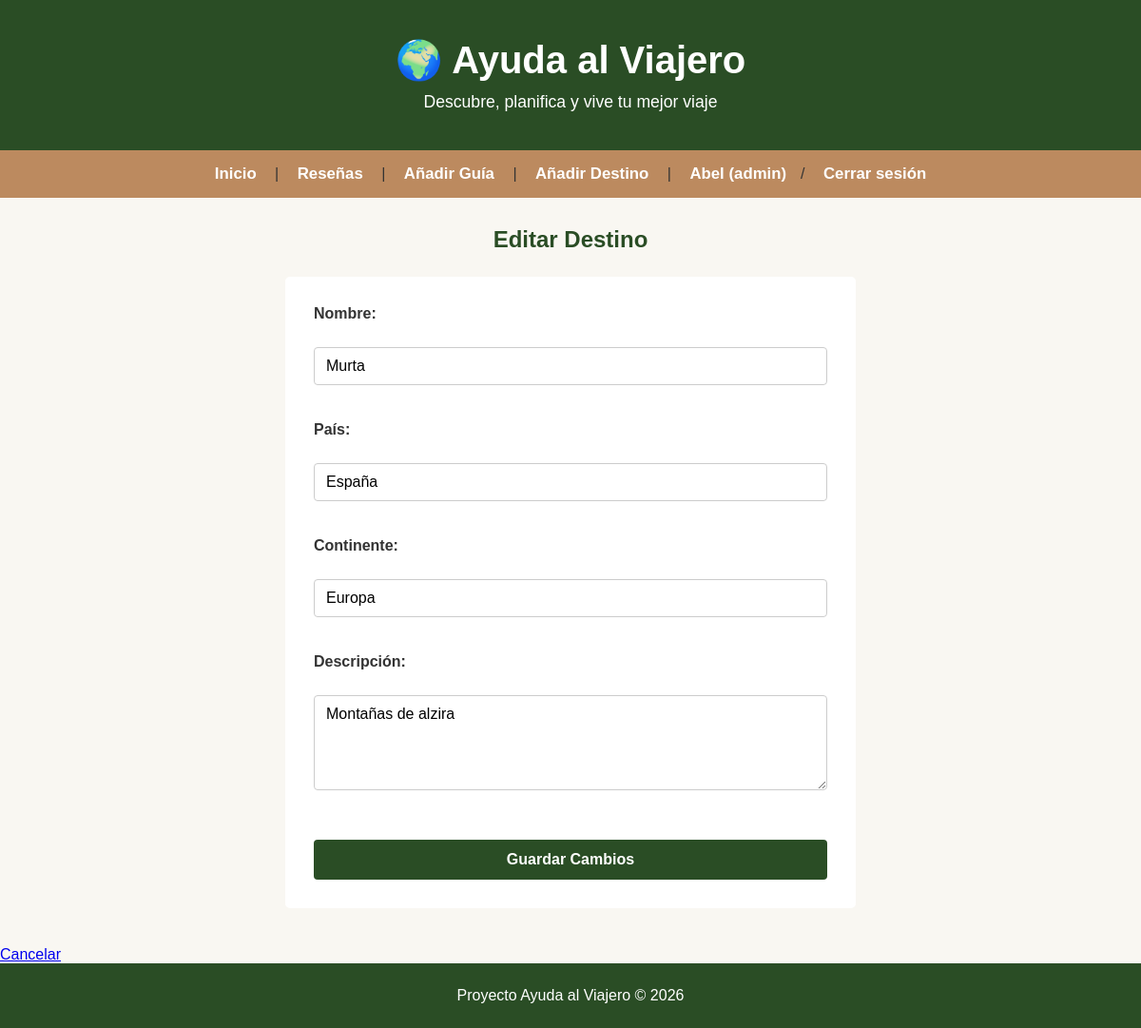
/Proyecto/index.php?accion=editarDestino&id=11 (signed in), run on the app's committed database.
### tables this page shows
CREATE TABLE `DESTINOS` (
  `Id_Destinos` int NOT NULL,
  `nombre` varchar(150) NOT NULL,
  `país` varchar(100) NOT NULL,
  `continente` varchar(100) NOT NULL,
  `descripción` text
);

### Proyecto/models/Connection.php (called while the page is built, shortened)
<?php
class Connection{
    protected $conn;
    private $archivoConf ="conf.json";
    private function enlazarConexion(){
        $confiData = file_get_contents($this->archivoConf);
        $array=json_decode($confiData, true);
        $dsn ="mysql:host=".$array['host']. ";dbname=".$array['db'];
        $this->conn = new PDO($dsn, $array["userName"], $array["password"]);
    }
    public function getConn()
    {
        return $this->conn;
    }
}

### Proyecto/models/GestorPDO.php (called while the page is built, shortened)
<?php
class GestorPDO extends Connection
{
    public function obtenerDestinoPorId($id)
    {
        $sql = "SELECT * FROM DESTINOS WHERE Id_Destinos = :id";
        $stmt = $this->getConn()->prepare($sql);
        $stmt->bindValue(':id', $id);
        $stmt->execute();
        return $stmt->fetch(PDO::FETCH_ASSOC);
    }
}

### Proyecto/views/editar_destino.php (the view, shortened to what this page needs)
<?php include __DIR__ . "/../_header.php"; ?>
<h2>Editar Destino</h2>
<form action="index.php?accion=editarDestino" method="POST">
    <label>Nombre:</label><br><input type="text" name="nombre" value="<?= $destino['nombre'] ?>" required><br><br>
    <label>País:</label><br><input type="text" name="pais" value="<?= $destino['país'] ?>" required><br><br>
    <label>Continente:</label><br><input type="text" name="continente" value="<?= $destino['continente'] ?>" required><br><br>
    <label>Descripción:</label><br><textarea name="descripcion" rows="4" required><?= $destino['descripción'] ?></textarea><br><br>
    <button type="submit">Guardar Cambios</button>
</form>
<a href="index.php">Cancelar</a>
<?php include __DIR__ . "/../_footer.php"; ?>

### Proyecto/css/estilos.css (style rules this page uses)
* { margin: 0; padding: 0; box-sizing: border-box; font-family: Arial, Helvetica, sans-serif; }
body { background-color: #F9F7F2; color: #333333; }
h2 { text-align: center; margin-top: 30px; margin-bottom: 15px; color: #333333; }
form { background-color: #ffffff; max-width: 600px; margin: 0 auto 40px auto; padding: 30px; border-radius: 5px; }
h1.form-title, h2 { color: #2a4d25; text-align: center; margin-bottom: 25px; }
form label { display: block; font-weight: bold; margin-bottom: 8px; color: #333; }
form input[type="text"], form input[type="number"], form select, form textarea { width: 100%; padding: 10px 12px; margin-bottom: 20px; border: 1px solid #ccc; border-radius: 4px; font-size: 1rem; }
form textarea { min-height: 100px; resize: vertical; }
form input[type="submit"], form button[type="submit"] { background-color: #2a4d25; color: #ffffff; font-weight: bold; font-size: 1rem; padding: 12px 20px; border: none; border-radius: 4px; width: 100%; margin-top: 10px; }

### data on the page
destinos: nombre "Murta", pais "España", continente "Europa", descripcion "Montañas de alzira"

### other printed values
$_SESSION['usuario_nombre'] "Abel"
$_SESSION['rol'] "admin"
